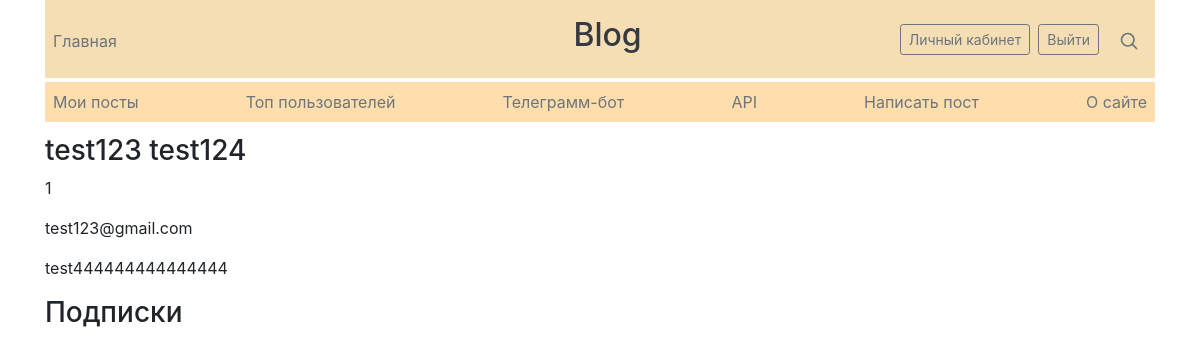
/users/1 (signed in), run on an earlier commit of the app's database.
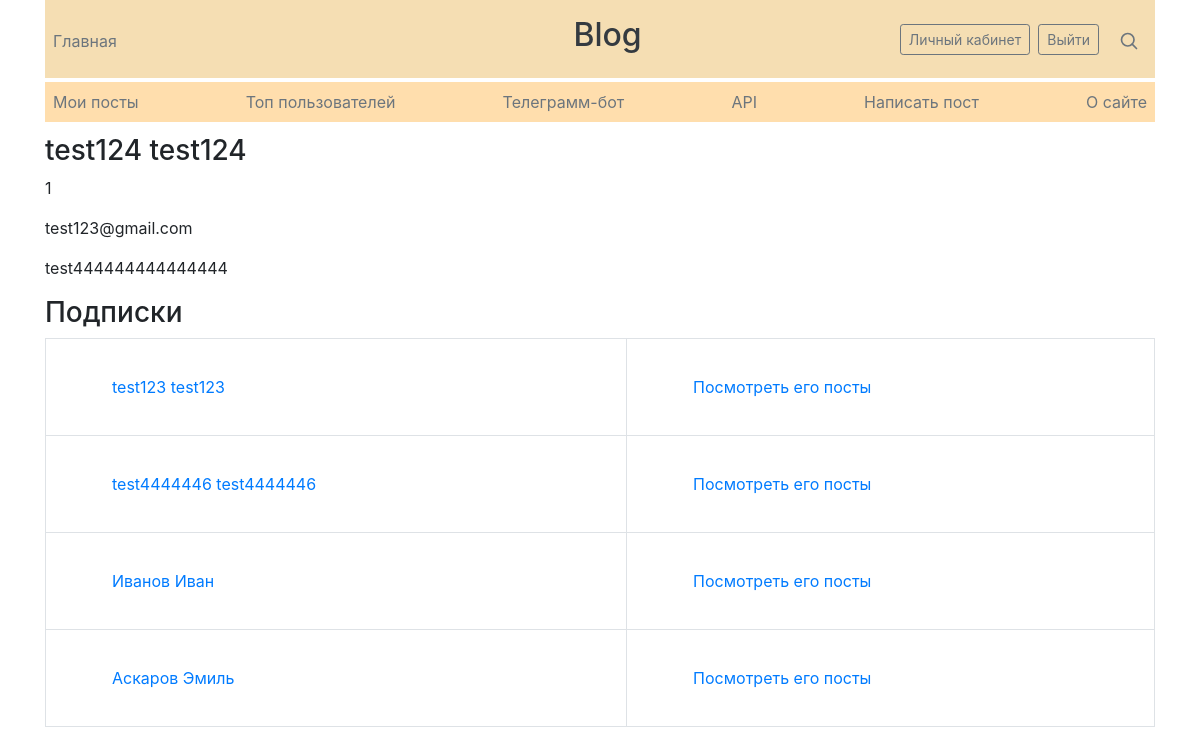
And on a later commit of the database.
### data/users.py (models this page shows, shortened)
class User(SqlAlchemyBase, UserMixin, SerializerMixin):
    __tablename__ = 'users'
    id = sqlalchemy.Column(sqlalchemy.Integer,
                           primary_key=True, autoincrement=True)
    surname = sqlalchemy.Column(sqlalchemy.String, nullable=True)
    name = sqlalchemy.Column(sqlalchemy.String, nullable=True)
    about = sqlalchemy.Column(sqlalchemy.String, nullable=True)
    email = sqlalchemy.Column(sqlalchemy.String,
                              index=True, unique=True, nullable=True)
    hashed_password = sqlalchemy.Column(sqlalchemy.String, nullable=True)
    posts = orm.relation("Post", back_populates='author')
    followed = orm.relationship('User',
                                secondary=followers,
                                primaryjoin=(followers.c.follower_id == id),
                                secondaryjoin=(followers.c.followed_id == id),
                                backref=orm.backref('followers', lazy='dynamic'),
                                lazy='dynamic')
    def is_following(self, user):
        return self.followed.filter(followers.c.followed_id == user.id).count()

### main.py (the view)
@app.route("/users/<int:id>")
def user_by_id(id):
    db_sess = db_session.create_session()
    user = db_sess.query(User).get(id)
    cur_user = db_sess.query(User).get(current_user.id)  # Текущий пользователь
    if not user:
        abort(404)
    return render_template("user.html",
                           title=f'{user.name} {user.surname}', user=user,
                           is_subscribed=cur_user.is_following(user),
                           is_cur_user=(id == current_user.id))

### data/db_session.py (called while the page is built)
def create_session() -> Session:
    global __factory
    return __factory()

### main.py (called while the page is built)
@login_manager.user_loader
def load_user(user_id):
    db_sess = db_session.create_session()
    return db_sess.query(User).get(user_id)

### templates/user.html (shortened to what this page needs)
{% extends "base.html" %}
{% block content %}
<h3>{{ user.surname }} {{ user.name }}</h3>
<p>{{ user.id }}</p>
<p>{{ user.email }}</p>
<p>{{ user.about }}</p>
<h3>Подписки</h3>
<table class="table table-bordered">
    {% for user1 in user.followed %}
    <tr>
        <td>
            <a href="/users/{{ user1.id }}">{{ user1.surname }} {{ user1.name }}</a>
        </td>
        <td>
            <a href="/posts/users/{{ user1.id }}">Посмотреть его посты</a>
        </td>
    </tr>
    {% endfor %}
</table>
{% endblock %}

What changed in the data, as far as the page shows it:
changed User "test124": surname "test123" → "test124"
now on this page (row unchanged): User: surname "test123", name "test123"
now on this page (row unchanged): User: surname "test4444446", name "test4444446"
now on this page (row unchanged): User: surname "Иванов", name "Иван"
now on this page (row unchanged): User: surname "Аскаров", name "Эмиль"
